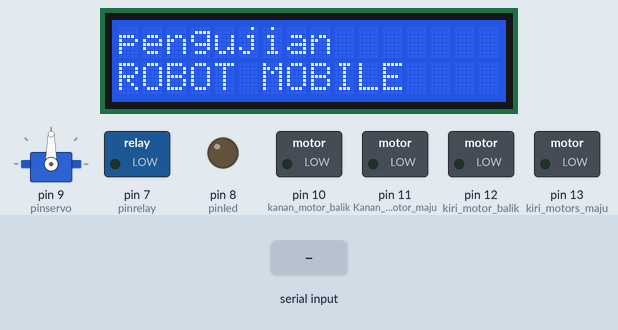
The sketch below on a simulated Arduino Uno, built with avr-gcc and run on an emulated ATmega328P. On the bench: servo, 16×2 character LCD, switched loads named in the sketch (green lamp = pin HIGH), output pins drawn as LEDs (lit = HIGH). Inputs (shaded band) come from the test bench. What the sketch prints to the serial monitor is not drawn.

Above: at 0.1 s.
2.3 s: "F" received over Serial
4.9 s: "B" received over Serial
14.5 s: "S" received over Serial
16.9 s: "L" received over Serial
20.1 s: "B" received over Serial
Timing chart, 0 to 37.7 s (numbered marks = the images above; inputs shaded):
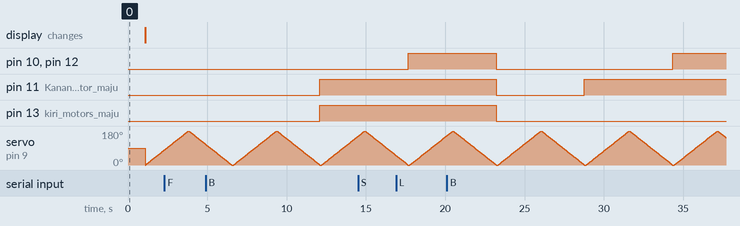

The sketch:

Mobilan_Canggih.ino
```cpp
/*
 * program pengembangan mobile robot untuk monitoring kondisi lingkungan
 * development by Made Agus Andi Gunawan(IDNmakerspace Algorithm Factory)s
 * last edited : 25 Sept 2020
 */

//Daftar library
#include<Servo.h>
#include <LiquidCrystal_I2C.h>

//Daftar penggunaan pin pada arduino
#define pinservo 9
#define pinled 8
#define trigpin 3
#define echopin 2
#define sensor1 A0
#define pinrelay 7

//Pemanggilan fungsi dari library
Servo servoku;
LiquidCrystal_I2C lcd(0x27, 16, 2);

//variabel global yang kana digunakan dalam fungsi
int sudut = 0;
char t;

void setup()
{
  //untuk memberikan fungsi pada pin
  pinMode(13,OUTPUT);   //kiri motors maju
  pinMode(12,OUTPUT);   //kiri motor balik
  pinMode(11,OUTPUT);   //Kanan motor maju
  pinMode(10,OUTPUT);   //kanan motor balik
  pinMode(pinled,OUTPUT);   //led indikator
  pinMode(trigpin, OUTPUT);  //pin trigger sebagai transmitter
  pinMode(echopin, INPUT);   //pin echo sebagai receiver
  pinMode(sensor1, INPUT);   //pin untuk touch sensor
  pinMode(pinrelay, OUTPUT);  //pin relay untuk on/off
  servoku.attach(pinservo);  //pin servo

  //baudrate
  Serial.begin(9600);

  //lcd inisialisasi
  lcd.begin();
  lcd.setCursor(0, 0);
  lcd.print("pengujian");
  lcd.setCursor(0, 1);
  lcd.print("ROBOT MOBILE");
  delay(1000);
  lcd.clear();
}

void loop()
{
  //blok fungsi untuk menggerakan servo kekanan dan kekiri dengan sudut 0 - 100 derajat
  for (sudut = 0; sudut <= 180; sudut += 1)
  {
    servoku.write(sudut);
    delay(15);
  }
  for (sudut = 180; sudut >= 0; sudut -= 1)
  {
    servoku.write(sudut);
    delay(15);
  }

  if(Serial.available())
  {
    t = Serial.read();
    Serial.print("hasil : ");
    Serial.println(t);
  }

  if(t == 'F'){            //bergerka maju
    digitalWrite(13,HIGH);
    digitalWrite(11,HIGH);
  }

  else if(t == 'B'){      //bergerak mundur
    digitalWrite(12,HIGH);
    digitalWrite(10,HIGH);
  }

  else if(t == 'L'){      //belok kanan
    digitalWrite(11,HIGH);
  }

  else if(t == 'R'){      //belok kiri
    digitalWrite(13,HIGH);
  }

  else if(t == 'W'){    //menghidupkan led on dan off
    digitalWrite(9,HIGH);
  }
  else if(t == 'w'){
    digitalWrite(9,LOW);
  }

  else if(t == 'S'){      //berhenti
    digitalWrite(13,LOW);
    digitalWrite(12,LOW);
    digitalWrite(11,LOW);
    digitalWrite(10,LOW);
  }
  delay(100);
}
```
